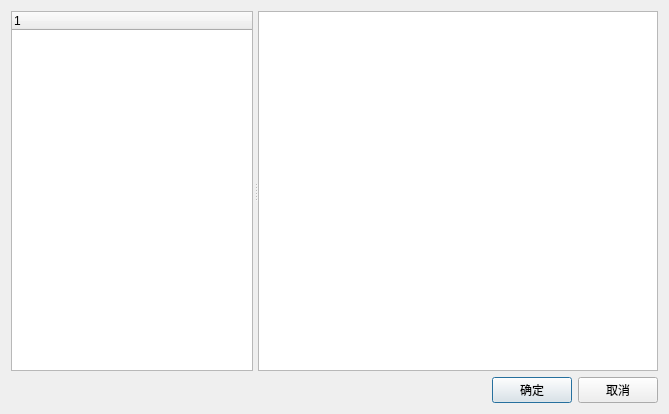
<?xml version="1.0" encoding="UTF-8"?>
<ui version="4.0">
 <class>InsertFunctionDialog</class>
 <widget class="QDialog" name="InsertFunctionDialog">
  <property name="geometry">
   <rect>
    <x>0</x>
    <y>0</y>
    <width>669</width>
    <height>409</height>
   </rect>
  </property>
  <property name="windowTitle">
   <string>插入函数</string>
  </property>
  <layout class="QVBoxLayout" name="verticalLayout">
   <item>
    <widget class="QSplitter" name="splitter">
     <property name="orientation">
      <enum>Qt::Horizontal</enum>
     </property>
     <property name="handleWidth">
      <number>5</number>
     </property>
     <widget class="QTreeWidget" name="treeWidgetFunc">
      <property name="minimumSize">
       <size>
        <width>0</width>
        <height>360</height>
       </size>
      </property>
      <column>
       <property name="text">
        <string notr="true">1</string>
       </property>
      </column>
     </widget>
     <widget class="QTextEdit" name="textEditFuncDesc">
      <property name="minimumSize">
       <size>
        <width>400</width>
        <height>0</height>
       </size>
      </property>
      <property name="readOnly">
       <bool>true</bool>
      </property>
     </widget>
    </widget>
   </item>
   <item>
    <layout class="QHBoxLayout" name="horizontalLayout">
     <item>
      <spacer name="horizontalSpacer">
       <property name="orientation">
        <enum>Qt::Horizontal</enum>
       </property>
       <property name="sizeHint" stdset="0">
        <size>
         <width>40</width>
         <height>20</height>
        </size>
       </property>
      </spacer>
     </item>
     <item>
      <widget class="QPushButton" name="btnOk">
       <property name="text">
        <string>确定</string>
       </property>
      </widget>
     </item>
     <item>
      <widget class="QPushButton" name="btnCancel">
       <property name="text">
        <string>取消</string>
       </property>
      </widget>
     </item>
    </layout>
   </item>
  </layout>
 </widget>
 <resources/>
 <connections/>
</ui>
